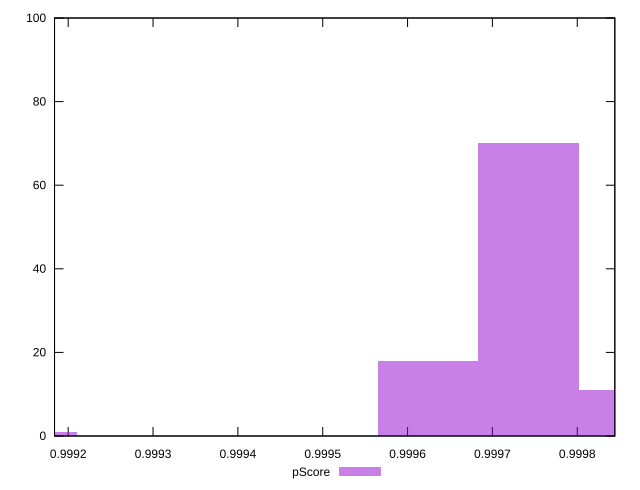

Reproduce this figure in gnuplot.
reset

$pScore <<EOF
0.999150692343496 1
0.9997424660300296 70
0.9998608207673364 11
0.9996241112927229 18
EOF

set key outside below
set boxwidth 0.00011835473730673963
set xrange [0.999183894244509:0.999844290332045]
set yrange [0:100]
set trange [0:100]
set style fill transparent solid 0.5 noborder
set terminal svg size 640, 490 enhanced background rgb 'white'
set output "report_00018_2021-02-10T15-25-16.877Z/mainthread-work-breakdown/samples/pages+cached+noadtech/pScore/histogram.svg"

plot $pScore title "pScore" with boxes

reset
